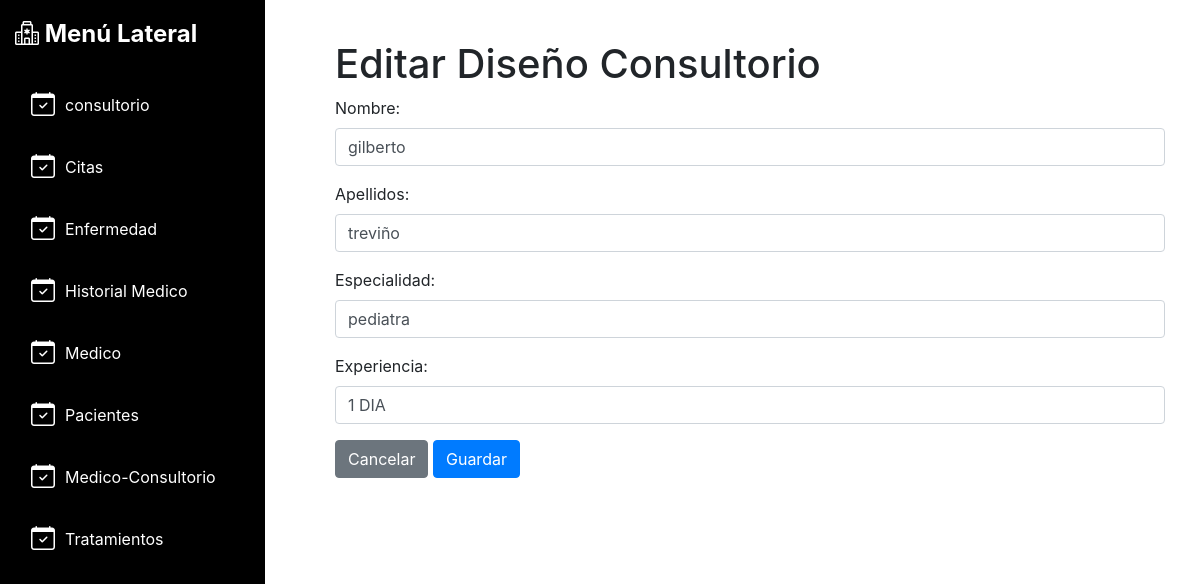
Page /ProyectoFinal/editardiseñomedico.php?id=1 on the committed database.
### tables this page shows
CREATE TABLE `medico` (
  `id_medico` int(11) NOT NULL,
  `nombre` varchar(255) NOT NULL,
  `apellidos` varchar(255) NOT NULL,
  `especialidad` varchar(255) NOT NULL,
  `Experiencia` varchar(150) NOT NULL,
  `estatus` bit(1) DEFAULT b'1'
);

### ProyectoFinal/editardiseñomedico.php (the view, shortened to what this page needs)
<?php
if (isset($_GET['id'])) {
  $idMedico = $_GET['id'];
  require_once('config.php');
  $conn = new mysqli($servername, $username, $password, $dbname);
  $consulta = "SELECT * FROM medico WHERE id_medico = '$idMedico'";
  $resultado = $conn->query($consulta);
  if ($resultado->num_rows > 0) {
    $fila = $resultado->fetch_assoc();
    $nombre = $fila['nombre'];
    $apellido = $fila['apellidos'];
    $especialidad = $fila['especialidad'];
    $Experiencia = $fila['Experiencia'];
  } else {
    echo "No se encontró el consultorio.";
    exit;
  }
} else {
  echo "ID de consultorio no válido.";
  exit;
}
?>
<!DOCTYPE html>
<html lang="es">
<head>
  <link rel="stylesheet" href="https://maxcdn.bootstrapcdn.com/bootstrap/4.5.2/css/bootstrap.min.css">
  <link rel="stylesheet" href="https://cdn.jsdelivr.net/npm/bootstrap-icons@1.10.2/font/bootstrap-icons.css">
</head>
<body>
  <div class="container-fluid">
    <div class="row">
      <div class="col-md-3">
        <div class="sidebar">
          <h3 class="logo">
            <i class="bi bi-hospital"></i>
            Menú Lateral
          </h3>
          <ul class="nav flex-column">
            <li class="nav-item">
              <a href="consultoriotabla.php" class="nav-link">
                <i class="bi bi-calendar-check"></i>
                <span class="text-white fw-bold">consultorio</span>
              </a>
            </li>
            <li class="nav-item">
              <a href="citatabla.php" class="nav-link">
                <i class="bi bi-calendar-check"></i>
                <span class="text-white fw-bold">Citas</span>
              </a>
            </li>
            <li class="nav-item">
              <a href="enferemedadtabla.php" class="nav-link">
                <i class="bi bi-calendar-check"></i>
                <span class="text-white fw-bold">Enfermedad</span>
              </a>
            </li>
            <li class="nav-item">
              <a href="hitorialmedicotabla.php" class="nav-link">
                <i class="bi bi-calendar-check"></i>
                <span class="text-white fw-bold">Historial Medico</span>
              </a>
            </li>
            <li class="nav-item">
              <a href="medicotabla.php" class="nav-link">
                <i class="bi bi-calendar-check"></i>
                <span class="text-white fw-bold">Medico</span>
              </a>
            </li>
            <li class="nav-item">
              <a href="pacientetabla.php" class="nav-link">
                <i class="bi bi-calendar-check"></i>
                <span class="text-white fw-bold">Pacientes</span>
              </a>
            </li>
            <li class="nav-item">
              <a href="medicoconsultoriortabla.php" class="nav-link">
                <i class="bi bi-calendar-check"></i>
                <span class="text-white fw-bold">Medico-Consultorio</span>
              </a>
            </li>
            <li class="nav-item">
              <a href="tratamientotabla.php" class="nav-link">
                <i class="bi bi-calendar-check"></i>
                <span class="text-white fw-bold">Tratamientos</span>
              </a>
            </li>
          </ul>
        </div>
      </div>
      <div class="col-md-9">
        <div class="content">
          <div>
            <h1>Editar Diseño Consultorio</h1>
            <form method="POST" action="guardardiseñomedico.php">
              <div class="form-group">
                <label for="direccion">Nombre:</label>
                <input type="text" class="form-control" id="nombre" name="nombre" value="<?php echo $nombre; ?>">
              </div>
              <div class="form-group">
                <label for="telefono">Apellidos:</label>
                <input type="text" class="form-control" id="apellido" name="apellido" value="<?php echo $apellido; ?>">
              </div>
              <div class="form-group">
                <label for="direccion">Especialidad:</label>
                <input type="text" class="form-control" id="especialidad" name="especialidad" value="<?php echo $especialidad; ?>">
              </div>
              <div class="form-group">
                <label for="direccion">Experiencia:</label>
                <input type="text" class="form-control" id="experiencia" name="experiencia" value="<?php echo $Experiencia; ?>">
              </div>
              <a href="medicotabla.php" class="btn btn-secondary">Cancelar</a>
              <button type="submit" class="btn btn-primary">Guardar</button>
            </form>
          </div>
        </div>
      </div>
    </div>
  </div>
</body>
</html>

### ProyectoFinal/editardiseñomedico.php (style rules this page uses)
body { background-color: #ffffff; }
.sidebar { background-color: #000000; padding: 20px; min-height: 100vh; position: relative; left: -20px; }
.sidebar .logo { color: #fff; font-size: 24px; font-weight: bold; margin-bottom: 30px; }
.sidebar .nav-link { color: #fff; transition: all 0.3s ease-in-out; display: flex; align-items: center; margin-bottom: 10px; }
.sidebar .nav-link .bi { margin-right: 10px; font-size: 24px; }
.content { padding: 20px; }

### rows in the picture
medico: nombre "gilberto", apellido "treviño", especialidad "pediatra", experiencia "1 DIA"
